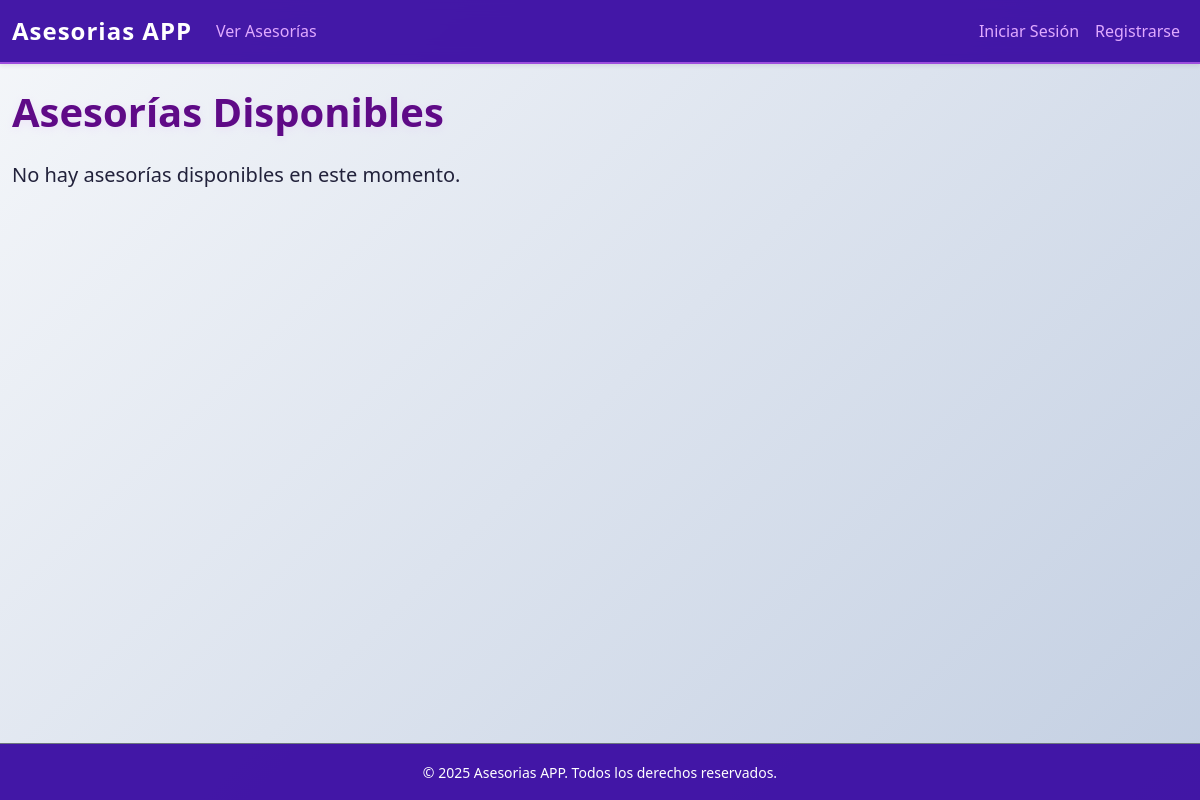
/asesorias, run on an earlier commit of the app's database.
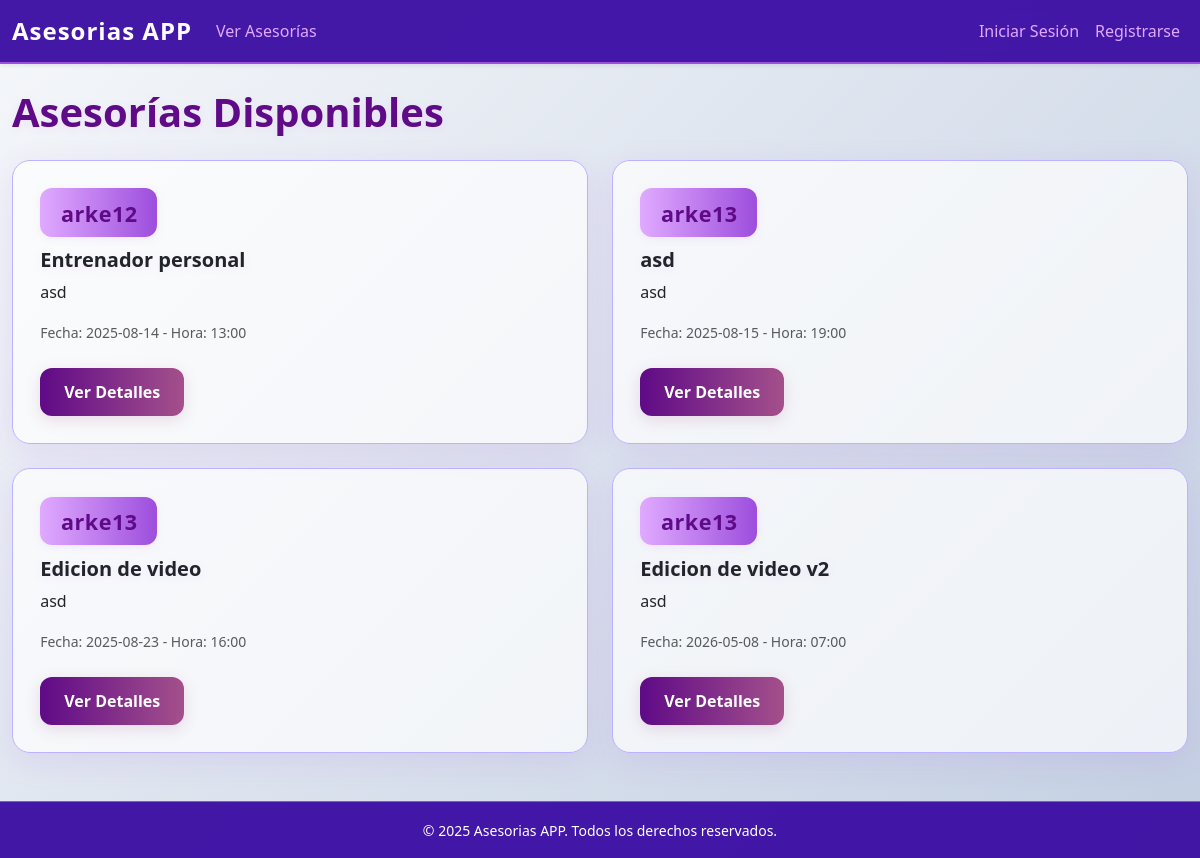
And on a later commit of the database.
### tables this page shows
CREATE TABLE asesorias (
        id INTEGER PRIMARY KEY AUTOINCREMENT,
        user_id INTEGER NOT NULL,
        titulo TEXT NOT NULL,
        descripcion TEXT NOT NULL,
        dia TEXT NOT NULL,
        hora TEXT NOT NULL,
        FOREIGN KEY (user_id) REFERENCES usuarios(id)
    );

CREATE TABLE usuarios (
        id INTEGER PRIMARY KEY AUTOINCREMENT,
        nombre TEXT NOT NULL,
        username TEXT UNIQUE NOT NULL,
        email TEXT UNIQUE NOT NULL,
        password TEXT NOT NULL,
        dni TEXT UNIQUE NOT NULL
    );

### app.py (the view)
@app.route('/asesorias')
def asesorias():
    from datetime import datetime
    conn = get_db_connection()
    asesorias_disponibles = conn.execute('''
        SELECT a.id, a.titulo, a.descripcion, a.dia, a.hora, u.username as creador
        FROM asesorias a
        JOIN usuarios u ON a.user_id = u.id
        ORDER BY a.dia ASC, a.hora ASC
    ''').fetchall()
    conn.close()
    asesorias_futuras = []
    now = datetime.now()
    for asesoria in asesorias_disponibles:
        fecha_hora_str = f"{asesoria['dia']} {asesoria['hora']}"
        try:
            fecha_hora = datetime.strptime(fecha_hora_str, '%Y-%m-%d %H:%M')
            if fecha_hora > now:
                asesorias_futuras.append(asesoria)
        except Exception:
            continue
    return render_template('asesorias.html', asesorias=asesorias_futuras)

### app.py (called while the page is built)
def get_db_connection():
    conn = sqlite3.connect('database.db', detect_types=sqlite3.PARSE_DECLTYPES | sqlite3.PARSE_COLNAMES)
    conn.row_factory = sqlite3.Row
    return conn

### templates/asesorias.html (shortened to what this page needs)
{% extends 'base.html' %}
{% block content %}
    <h1 class="mb-4">Asesorías Disponibles</h1>
    {% if asesorias %}
        <div class="row">
            {% for asesoria in asesorias %}
                <div class="col-md-6 mb-4">
                    <div class="card h-100">
                        <div class="card-body">
                            <div class="asesor-autor">
                                {{ asesoria.creador }}
                            </div>
                            <h5 class="card-title">{{ asesoria.titulo }}</h5>
                            <p class="card-text">{{ asesoria.descripcion }}</p>
                            <p class="card-text"><small class="text-muted">Fecha: {{ asesoria.dia }} - Hora: {{ asesoria.hora }}</small></p>
                            <a href="{{ url_for('asesoria_detalle', asesoria_id=asesoria.id) }}" class="btn btn-primary mt-2">Ver Detalles</a>
                        </div>
                    </div>
                </div>
            {% endfor %}
        </div>
    {% else %}
        <p class="lead">No hay asesorías disponibles en este momento.</p>
    {% endif %}
{% endblock %}

### templates/base.html (shortened to what this page needs)
<!doctype html>
<html lang="es">
<head>
    <link href="https://cdn.jsdelivr.net/npm/bootstrap@5.3.3/dist/css/bootstrap.min.css" rel="stylesheet">
    <link rel="stylesheet" href="https://cdn.jsdelivr.net/npm/bootstrap-icons@1.11.3/font/bootstrap-icons.min.css">
    <link rel="stylesheet" href="{{ url_for('static', filename='css/style.css') }}">
</head>
<body class="d-flex flex-column min-vh-100">
    <nav class="navbar navbar-expand-lg navbar-dark bg-dark shadow-sm">
        <div class="container">
            <a class="navbar-brand fw-bold" href="{{ url_for('index') }}">Asesorias APP</a>
            <div class="collapse navbar-collapse" id="navbarNav">
                <ul class="navbar-nav me-auto mb-2 mb-lg-0">
                    <li class="nav-item">
                        <a class="nav-link" href="{{ url_for('asesorias') }}">Ver Asesorías</a>
                    </li>
                </ul>
                <ul class="navbar-nav mb-2 mb-lg-0">
                    {% if 'username' in session %}
                        <li class="nav-item">
                            <a class="nav-link" href="{{ url_for('dashboard') }}">Hola, {{ session['username'] }}</a>
                        </li>
                        <li class="nav-item">
                            <a class="nav-link" href="{{ url_for('logout') }}">Cerrar Sesión</a>
                        </li>
                    {% else %}
                        <li class="nav-item">
                            <a class="nav-link" href="{{ url_for('login') }}">Iniciar Sesión</a>
                        </li>
                        <li class="nav-item">
                            <a class="nav-link" href="{{ url_for('register') }}">Registrarse</a>
                        </li>
                    {% endif %}
                </ul>
            </div>
        </div>
    </nav>
    <main class="flex-grow-1 d-flex flex-column">
        <div class="container py-4 flex-grow-1">
            {% block content %}{% endblock %}
        </div>
    </main>
    <footer class="text-center py-3 border-top border-secondary">
        <small class="text-white">&copy; <span id="currentYear"></span> Asesorias APP. Todos los derechos reservados.</small>
    </footer>
</body>
</html>

### static/css/style.css (style rules this page uses)
body { background: linear-gradient(135deg, #f5f7fa 0%, #c3cfe2 100%); color: #22223b; min-height: 100vh; font-family: 'Segoe UI', Tahoma, Geneva, Verdana, sans-serif; }
.container { max-width: 1200px; }
.navbar { background: rgba(58, 12, 163, 0.95) !important; backdrop-filter: blur(10px); border-bottom: 2px solid #9d4edd; }
.navbar-brand { font-weight: 700; font-size: 1.5rem; color: #fff !important; letter-spacing: 1px; }
.nav-link { color: #e0aaff !important; font-weight: 500; transition: all 0.3s ease; }
.card { background: rgba(255, 255, 255, 0.7); border: 1px solid #bdb2ff; border-radius: 18px; box-shadow: 0 8px 32px rgba(157, 78, 221, 0.12); transition: all 0.3s ease; }
.card-body { padding: 1.7rem; }
.btn { border-radius: 12px; font-weight: 600; padding: 0.75rem 1.5rem; transition: all 0.3s ease; }
.btn-primary { background: linear-gradient(90deg, #5f0a87 0%, #a4508b 100%); border: none; color: #fff; box-shadow: 0 4px 15px rgba(164, 80, 139, 0.18); }
h1, h2, h3, h4, h5, h6 { color: #5f0a87; font-weight: 700; text-shadow: 0 2px 8px #e0aaff33; }
a { color: #5f0a87; text-decoration: none; transition: all 0.3s ease; }
footer { background: rgba(58, 12, 163, 0.95); color: #e0aaff; border-top: 2px solid #9d4edd; }
.asesor-autor { display: inline-block; font-size: 1.35rem; font-weight: 700; color: #5f0a87; background: linear-gradient(90deg,#e0aaff,#9d4edd); border-radius: 12px; padding: 0.4rem 1.2rem 0.4rem 0.8rem; margin-bottom: 0.7rem; box-shadow: 0 2px 8px #e0aaff33; letter-spacing: 0.5px; }

What changed in the data, as far as the page shows it:
added asesorias: creador "arke12", titulo "Entrenador personal", descripcion "asd", dia "2025-08-14", hora "13:00"
added asesorias: creador "arke13", titulo "asd", descripcion "asd", dia "2025-08-15", hora "19:00"
added asesorias: creador "arke13", titulo "Edicion de video", descripcion "asd", dia "2025-08-23", hora "16:00"
added asesorias: creador "arke13", titulo "Edicion de video v2", descripcion "asd", dia "2026-05-08", hora "07:00"
Also different on the page:
text no longer shown: "No hay asesorías disponibles en este momento."
